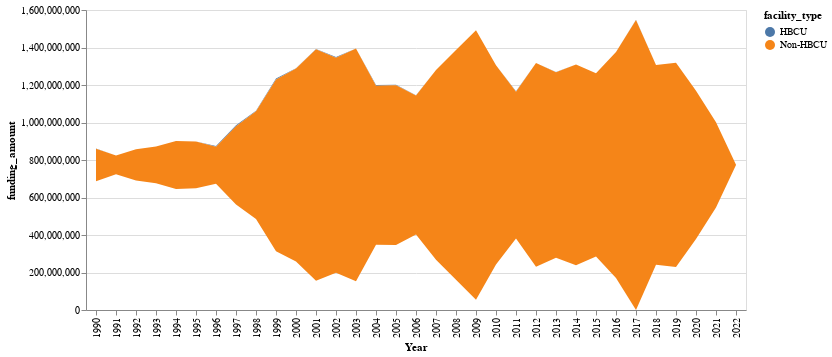

Notebook source saved alongside this figure:
### Code cell
alt.Chart(nimhFunding).mark_area().encode(
    alt.X('Year:O'),
    alt.Y('funding_amount:Q', stack='center'),
    alt.Color('facility_type:N')
)

### Figure 1 — Vega-Lite specification as saved in the notebook (floating-point values rounded to 4 significant figures)
{"config": {"view": {"continuousWidth": 400, "continuousHeight": 300}}, "data": {"name": "data-395fba9d5f760503452e6c5675f9d08e"}, "mark": "area", "encoding": {"color": {"field": "facility_type", "type": "nominal"}, "x": {"field": "Year", "type": "ordinal"}, "y": {"field": "funding_amount", "stack": "center", "type": "quantitative"}}, "$schema": "https://vega.github.io/schema/vega-lite/v4.17.0.json", "datasets": {"data-395fba9d5f760503452e6c5675f9d08e": [{"Year": "1990", "facility_type": "HBCU", "funding_amount": 1072000.0}, {"Year": "1990", "facility_type": "Non-HBCU", "funding_amount": 173100000.0}, {"Year": "1991", "facility_type": "Non-HBCU", "funding_amount": 100300000.0}, {"Year": "1992", "facility_type": "Non-HBCU", "funding_amount": 167800000.0}, {"Year": "1993", "facility_type": "HBCU", "funding_amount": 211000.0}, {"Year": "1993", "facility_type": "Non-HBCU", "funding_amount": 196000000.0}, {"Year": "1994", "facility_type": "Non-HBCU", "funding_amount": 255900000.0}, {"Year": "1995", "facility_type": "Non-HBCU", "funding_amount": 249600000.0}, {"Year": "1996", "facility_type": "HBCU", "funding_amount": 2966000.0}, {"Year": "1996", "facility_type": "Non-HBCU", "funding_amount": 197700000.0}, {"Year": "1997", "facility_type": "HBCU", "funding_amount": 5120000.0}, {"Year": "1997", "facility_type": "Non-HBCU", "funding_amount": 416800000.0}, {"Year": "1998", "facility_type": "HBCU", "funding_amount": 1807000.0}, {"Year": "1998", "facility_type": "Non-HBCU", "funding_amount": 574600000.0}, {"Year": "1999", "facility_type": "HBCU", "funding_amount": 4898000.0}, {"Year": "1999", "facility_type": "Non-HBCU", "funding_amount": 916700000.0}, {"Year": "2000", "facility_type": "HBCU", "funding_amount": 247300.0}, {"Year": "2000", "facility_type": "Non-HBCU", "funding_amount": 1030000000.0}, {"Year": "2001", "facility_type": "HBCU", "funding_amount": 469000.0}, {"Year": "2001", "facility_type": "Non-HBCU", "funding_amount": 1235000000.0}, {"Year": "2002", "facility_type": "HBCU", "funding_amount": 4664000.0}, {"Year": "2002", "facility_type": "Non-HBCU", "funding_amount": 1147000000.0}, {"Year": "2003", "facility_type": "Non-HBCU", "funding_amount": 1240000000.0}, {"Year": "2004", "facility_type": "HBCU", "funding_amount": 3518000.0}, {"Year": "2004", "facility_type": "Non-HBCU", "funding_amount": 848900000.0}, {"Year": "2005", "facility_type": "HBCU", "funding_amount": 2026000.0}, {"Year": "2005", "facility_type": "Non-HBCU", "funding_amount": 852600000.0}, {"Year": "2006", "facility_type": "HBCU", "funding_amount": 1472000.0}, {"Year": "2006", "facility_type": "Non-HBCU", "funding_amount": 742000000.0}, {"Year": "2007", "facility_type": "Non-HBCU", "funding_amount": 1012000000.0}, {"Year": "2008", "facility_type": "HBCU", "funding_amount": 785500.0}, {"Year": "2008", "facility_type": "Non-HBCU", "funding_amount": 1225000000.0}, {"Year": "2009", "facility_type": "HBCU", "funding_amount": 33900.0}, {"Year": "2009", "facility_type": "Non-HBCU", "funding_amount": 1437000000.0}, {"Year": "2010", "facility_type": "Non-HBCU", "funding_amount": 1063000000.0}, {"Year": "2011", "facility_type": "HBCU", "funding_amount": 2791000.0}, {"Year": "2011", "facility_type": "Non-HBCU", "funding_amount": 783300000.0}, {"Year": "2012", "facility_type": "HBCU", "funding_amount": 390000.0}, {"Year": "2012", "facility_type": "Non-HBCU", "funding_amount": 1087000000.0}, {"Year": "2013", "facility_type": "HBCU", "funding_amount": 871700.0}, {"Year": "2013", "facility_type": "Non-HBCU", "funding_amount": 990200000.0}, {"Year": "2014", "facility_type": "Non-HBCU", "funding_amount": 1071000000.0}, {"Year": "2015", "facility_type": "HBCU", "funding_amount": 146200.0}, {"Year": "2015", "facility_type": "Non-HBCU", "funding_amount": 976500000.0}, {"Year": "2016", "facility_type": "Non-HBCU", "funding_amount": 1205000000.0}, {"Year": "2017", "facility_type": "HBCU", "funding_amount": 645600.0}, {"Year": "2017", "facility_type": "Non-HBCU", "funding_amount": 1547000000.0}, {"Year": "2018", "facility_type": "HBCU", "funding_amount": 326700.0}, {"Year": "2018", "facility_type": "Non-HBCU", "funding_amount": 1066000000.0}, {"Year": "2019", "facility_type": "HBCU", "funding_amount": 442000.0}, {"Year": "2019", "facility_type": "Non-HBCU", "funding_amount": 1089000000.0}, {"Year": "2020", "facility_type": "Non-HBCU", "funding_amount": 790300000.0}, {"Year": "2021", "facility_type": "Non-HBCU", "funding_amount": 455200000.0}, {"Year": "2022", "facility_type": "Non-HBCU", "funding_amount": 260700.0}]}}
